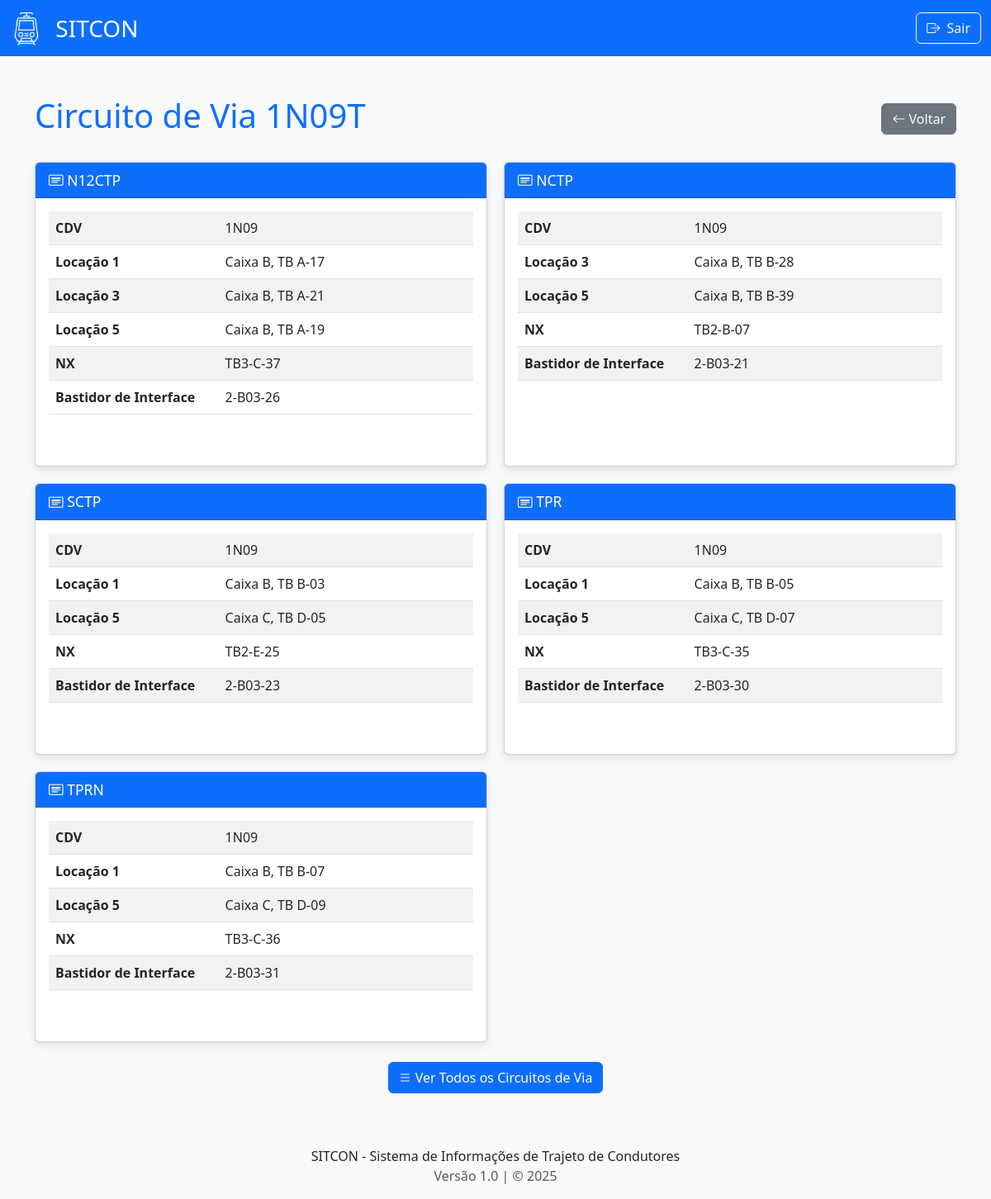
Screenshot of /cdv/1N09 (signed in) with the database file from the repository.
### models.py (models this page shows, shortened)
class CDV(db.Model):
    __tablename__ = 'cdv'
    idcdv = db.Column(db.String(5), primary_key=True)
    tipo = db.Column(db.String(6), primary_key=True)
    L1 = db.Column(db.String(8), nullable=True)
    L2 = db.Column(db.String(8), nullable=True)
    L3 = db.Column(db.String(8), nullable=True)
    L4 = db.Column(db.String(8), nullable=True)
    L5 = db.Column(db.String(8), nullable=True)
    L6 = db.Column(db.String(8), nullable=True)
    L7 = db.Column(db.String(8), nullable=True)
    L8 = db.Column(db.String(8), nullable=True)
    L9 = db.Column(db.String(8), nullable=True)
    L10 = db.Column(db.String(8), nullable=True)
    tower = db.Column(db.String(8), nullable=True)
    interface = db.Column(db.String(8), nullable=True)
    L14 = db.Column(db.String(8), nullable=True)
    L15 = db.Column(db.String(8), nullable=True)
    L16 = db.Column(db.String(8), nullable=True)
    L18 = db.Column(db.String(8), nullable=True)
    L17 = db.Column(db.String(8), nullable=True)
    L20 = db.Column(db.String(8), nullable=True)
    L21 = db.Column(db.String(8), nullable=True)
    L22 = db.Column(db.String(8), nullable=True)
    L23 = db.Column(db.String(8), nullable=True)

### app.py (the view)
@app.route('/cdv/<cdv_id>')
@login_required
def cdv_detail(cdv_id):
    registros = CDV.query.filter_by(idcdv=cdv_id).all()
    if not registros:
        flash(f'CDV {cdv_id} não encontrado', 'warning')
        return redirect(url_for('cdv'))
    dados = formatar_registros(registros, CDV)
    return render_template('cdv_detail.html',
                         cdv_id=cdv_id,
                         registros=dados)

### app.py (called while the page is built)
def formatar_valor_locacao(valor):
    if not isinstance(valor, str) or '-' not in valor:
        return valor
    partes = valor.split('-')
    if len(partes) >= 3:
        caixa = f"Caixa {partes[0]}"
        tb = f"TB {partes[1]}-{partes[2]}"
        return f"{caixa}, {tb}"
    elif len(partes) == 2:
        caixa = f"Caixa {partes[0]}"
        tb = f"TB {partes[1]}"
        return f"{caixa}, {tb}"
    else:
        return valor

def formatar_registros(registros, model_class):
    dados_formatados = []
    if not registros:
        return dados_formatados
    for registro in registros:
        campos_registro = {}
        for coluna in model_class.__table__.columns:
            nome_original = coluna.name
            nome_amigavel = TRADUCOES_GERAIS.get(nome_original, nome_original)
            valor = getattr(registro, nome_original)
            if nome_original.startswith('L') and nome_original[1:].isdigit():
                valor = formatar_valor_locacao(valor)
            if valor not in [None, '']:
                campos_registro[nome_amigavel] = valor
        dados_formatados.append(campos_registro)
    return dados_formatados

def login_required(f):
    @wraps(f)
    def decorated_function(*args, **kwargs):
        if not session.get('logado'):
            flash('Acesso não autorizado. Por favor, faça login.', 'warning')
            return redirect(url_for('login'))
        return f(*args, **kwargs)
    return decorated_function

### templates/cdv_detail.html (shortened to what this page needs)
{% extends "base.html" %}
{% block content %}
<div class="d-flex justify-content-between align-items-center mb-4">
  <h1 class="text-primary">Circuito de Via {{ cdv_id }}T</h1>
  <a href="{{ url_for('cdv') }}" class="btn btn-secondary">
    <i class="bi bi-arrow-left"></i> Voltar
  </a>
</div>
<div class="registro-grid">
  {% for registro in registros %}
  <div class="card">
    <div class="card-header bg-primary text-white">
      <i class="bi bi-card-heading"></i>
      {{ registro.pop('Tipo', 'Configuração ' + loop.index|string) }}
    </div>
    <div class="card-body">
      <div class="table-responsive">
        <table class="table table-striped">
          <tbody>
            {% if registro %}
              {% for nome, valor in registro.items() %}
                {% if nome != 'tipo' %}
                <tr>
                  <td width="40%"><strong>{{ nome }}</strong></td>
                  <td>{{ valor }}</td>
                </tr>
                {% endif %}
              {% endfor %}
            {% else %}
              <tr>
                <td colspan="2" class="text-center">Nenhum dado disponível</td>
              </tr>
            {% endif %}
          </tbody>
        </table>
      </div>
    </div>
  </div>
  {% endfor %}
</div>
<div class="text-center mt-4">
  <a href="{{ url_for('cdv') }}" class="btn btn-primary">
    <i class="bi bi-list"></i> Ver Todos os Circuitos de Via
  </a>
</div>
{% endblock %}

### static/css/style.css (style rules this page uses)
html, body { height: 100%; }
body { display: flex; flex-direction: column; }
body { background-image: url('../images/fundo.png'); background-size: cover; background-position: center center; background-attachment: fixed; background-color: #f8f9fa; }
.card-header { font-size: 1.1rem; }
.card { box-shadow: 0 4px 8px rgba(0, 0, 0, 0.1); height: 100%; margin-bottom: 30px; }
.table-responsive { max-height: 300px; overflow-y: auto; }
.registro-grid { display: grid; grid-template-columns: repeat(2, 1fr); gap: 20px; }

### rows the page displays
CDV: pop "N12CTP", nome "CDV", idcdv "1N09", registro "Locação 1" "Locação 3" "Locação 5", registro "Caixa B, TB A-17" "Caixa B, TB A-21" "Caixa B, TB A-19", nome "NX", tower "TB3-C-37", nome "Bastidor de Interface", interface "2-B03-26"
CDV: pop "NCTP", nome "CDV", idcdv "1N09", registro "Locação 3" "Locação 5", registro "Caixa B, TB B-28" "Caixa B, TB B-39", nome "NX", tower "TB2-B-07", nome "Bastidor de Interface", interface "2-B03-21"
CDV: pop "SCTP", nome "CDV", idcdv "1N09", registro "Locação 1" "Locação 5", registro "Caixa B, TB B-03" "Caixa C, TB D-05", nome "NX", tower "TB2-E-25", nome "Bastidor de Interface", interface "2-B03-23"
CDV: pop "TPR", nome "CDV", idcdv "1N09", registro "Locação 1" "Locação 5", registro "Caixa B, TB B-05" "Caixa C, TB D-07", nome "NX", tower "TB3-C-35", nome "Bastidor de Interface", interface "2-B03-30"
CDV: pop "TPRN", nome "CDV", idcdv "1N09", registro "Locação 1" "Locação 5", registro "Caixa B, TB B-07" "Caixa C, TB D-09", nome "NX", tower "TB3-C-36", nome "Bastidor de Interface", interface "2-B03-31"

### other values shown
{{ cdv_id }} "1N09"
